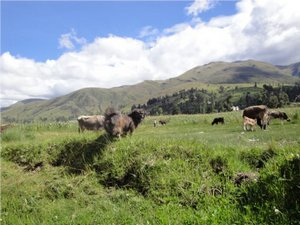
#> input picture Assignment/source/images/Histogram_Calculation_Original_Image.jpg, 300 x 225 px
$ python -i PracTwoExe2.py   (imports and definitions only)
#> lines starting #> are read from the running program, lines starting #| are printed output that depends on the picture
import cv2 as cv
import numpy as np
import sys

class Kernel:
    def __init__(self, *args):
        self.kernels = []
        for kernel in args:
            kernel = np.array(kernel, np.float32)
            kernel = np.transpose(kernel)
            self.kernels.append(kernel)
    def __str__(self):
        count = 1
        outStr = ""
        for kernel in self.kernels:
            outStr += "Kernel {}: \n{}\n".format(count, kernel)
        return outStr

def presentFilter(image, kernel, timesApplied, filterTitle):
    for npArray in kernel.kernels:
        presented = 1
        currentImage = cv.filter2D(image, -1, npArray)
        cv.imshow(filterTitle, currentImage)
        cv.waitKey()
        cv.destroyAllWindows()
        while presented != timesApplied:
            presented += 1 # x++ doesnt exist in python... wtf. GROSS!
            currentImage = cv.filter2D(currentImage, -1, npArray)
            cv.imshow(filterTitle, currentImage)
            cv.waitKey()
            cv.destroyAllWindows()


def visualise(image):
    image = cv.imread(image, cv.IMREAD_GRAYSCALE)
    Prewit = Kernel([[-1 , 0, 1],[-1, 0, 1],[-1, 0, 1]],[[-1, -1, -1],[0, 0, 0],[1, 1, 1]])
    Sobel = Kernel([[-1, 0, 1],[-2, 0, 2],[-1, 0, 1]],[[-1, -2, -1],[0,0,0],[1,2,1]])
    Laplacian = Kernel([[0, 1, 0],[1, -4, 1],[0, 1, 0]])
    presentFilter(image, Prewit, 10, 'Prewits Kernels')
    presentFilter(image, Sobel, 10, 'Sobels Kernels')
    presentFilter(image, Laplacian, 10, 'Laplacian Kernel')

def main(image):
    image = cv.imread(image, cv.IMREAD_GRAYSCALE)
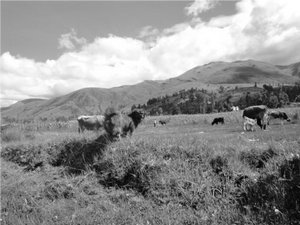
#> image: shape (225, 300); min 0, max 255, mean 143.9
    Prewit = Kernel([[-1 , 0, 1],[-1, 0, 1],[-1, 0, 1]],[[-1, -1, -1],[0, 0, 0],[1, 1, 1]])
    Sobel = Kernel([[-1, 0, 1],[-2, 0, 2],[-1, 0, 1]],[[-1, -2, -1],[0,0,0],[1,2,1]])
    Laplacian = Kernel([[0, 1, 0],[1, -4, 1],[0, 1, 0]])
    print("Prewit's Kernels")
    PrewitX = cv.filter2D(image, -1, Prewit.kernels[0])
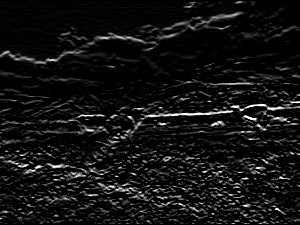
#> PrewitX: shape (225, 300); min 0, max 255, mean 18.3
    PrewitY = cv.filter2D(image, -1, Prewit.kernels[1])
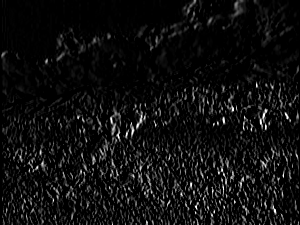
#> PrewitY: shape (225, 300); min 0, max 255, mean 15
    cv.imshow('Original', image)
    cv.imshow('Prewit X', PrewitX)
    cv.imshow('Prewit Y', PrewitY)
    cv.waitKey()
    cv.destroyAllWindows()
    print("Sobel's Kernels")
    SobelX = cv.filter2D(image, -1, Sobel.kernels[0])
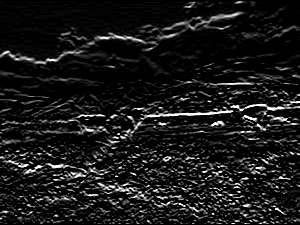
#> SobelX: shape (225, 300); min 0, max 255, mean 24.7
    SobelY = cv.filter2D(image, -1, Sobel.kernels[1])
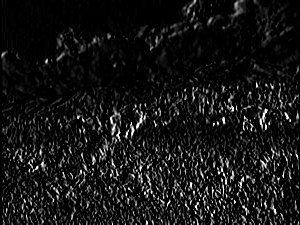
#> SobelY: shape (225, 300); min 0, max 255, mean 20.6
    cv.imshow('Original', image)
    cv.imshow('Sobel x', SobelX)
    cv.imshow('Sobel y', SobelY)
    cv.waitKey()
    cv.destroyAllWindows()
    print("Laplacian Kernel")
    LaplacianImage = cv.filter2D(image, -1, Laplacian.kernels[0])
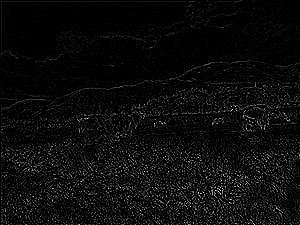
#> LaplacianImage: shape (225, 300); min 0, max 255, mean 12.2
    cv.imshow('Original', image)
    cv.imshow('Laplacian', LaplacianImage)
    cv.waitKey()
    cv.destroyAllWindows()
    Gaussian = Kernel([[1, 4, 7, 4, 1],[4, 16, 26, 16, 4],[7, 26, 41, 26, 7],[4, 16, 26, 16, 4],[1, 4, 7, 4, 1]])
    GaussianImage = cv.filter2D(image, -1, (Gaussian.kernels[0] / 273))
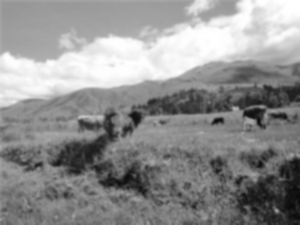
#> GaussianImage: shape (225, 300); min 10, max 255, mean 143.9
    cv.imshow('Original', image)
    cv.imshow('Gaussian', GaussianImage)
    cv.waitKey()

# [10 lines not run here, left out]

>>> result = main('../Assignment/source/images/Histogram_Calculation_Original_Image.jpg')
